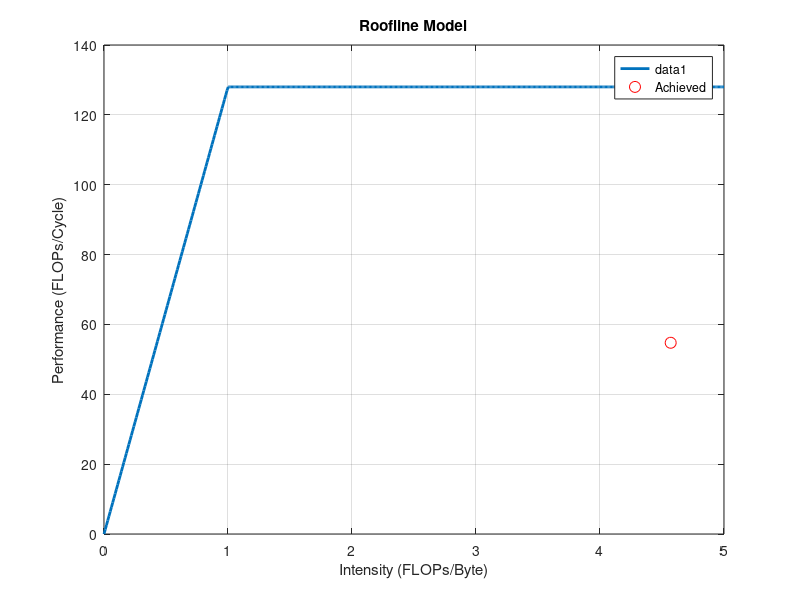

The MATLAB source for this figure:
%% set constants
BW = 128;

%% set intensity
x = linspace(0, 5, 500);

%% calculate performance
y = BW*ones(size(x));
mask = (x>=0) & (x<=1);
y(mask) = BW .* x(mask);

%% plot roofline model
plot(x, y, 'LineWidth', 2);
xlabel('Intensity (FLOPs/Byte)');
ylabel('Performance (FLOPs/Cycle)');
title('Roofline Model');
grid on;
hold on;

%% plot achieved performance - intensity point
achieved_I = 4.57;
achieved_P = 65536.0/1197.0;
plot(achieved_I, achieved_P, 'ro', 'MarkerSize', 8, 'DisplayName', 'Achieved');
legend show;
hold off;

%% print percentage of achieved performance
percentage = (achieved_P / BW) * 100;
fprintf('Achieved performance: %.2f FLOPs/Cycle\n', achieved_P);
fprintf('Percentage of roofline performance: %.2f%%\n', percentage);
